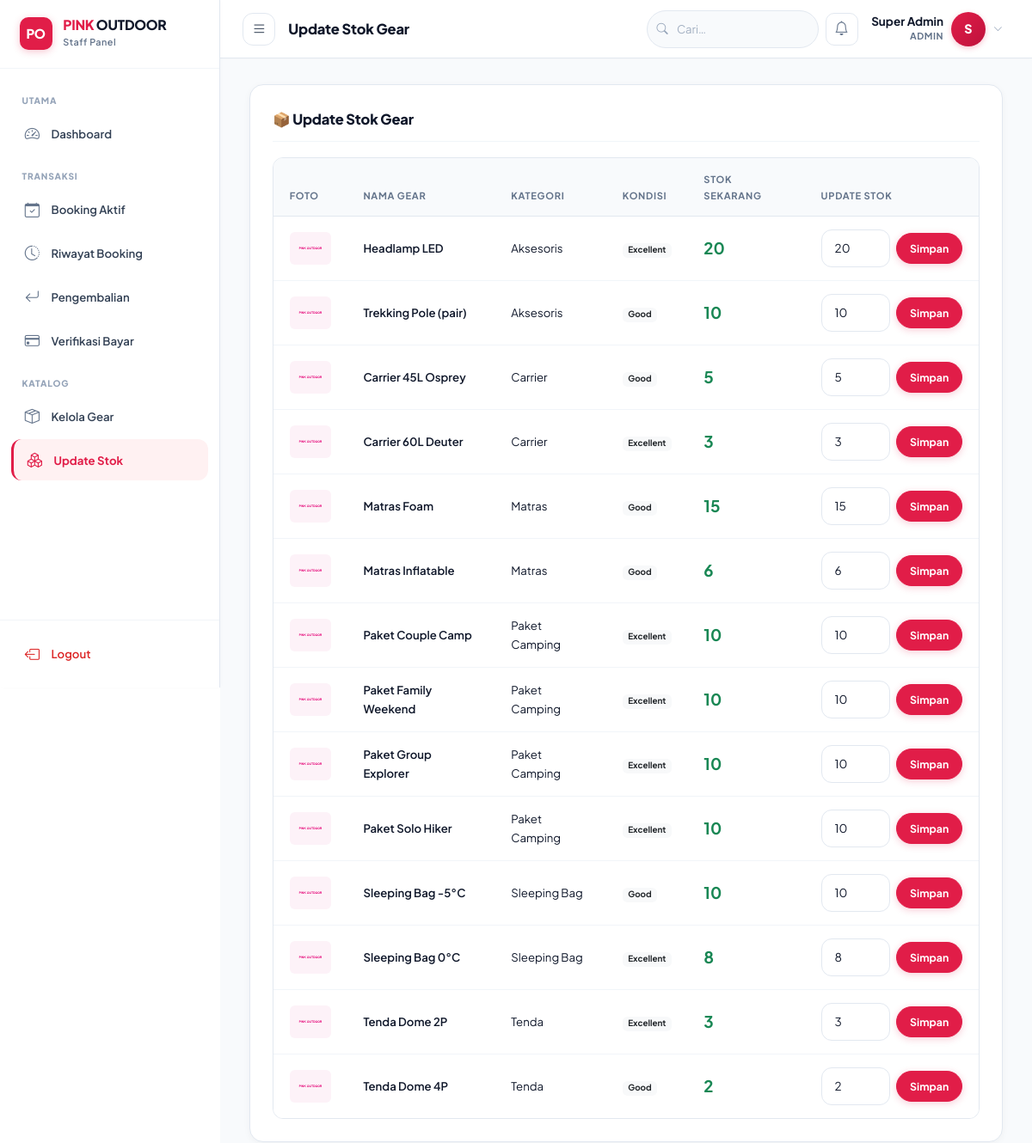
The page /staff/stock.php (signed in) on the database its author committed.
### tables this page shows
CREATE TABLE IF NOT EXISTS `products` (
  `id`            INT(11) NOT NULL AUTO_INCREMENT,
  `category_id`   INT(11) NOT NULL,
  `name`          VARCHAR(150) NOT NULL,
  `description`   TEXT DEFAULT NULL,
  `price_per_day` DECIMAL(10,2) NOT NULL,
  `stock`         INT(11) NOT NULL DEFAULT 1,
  `condition`     ENUM('excellent','good','fair') NOT NULL DEFAULT 'good',
  `image`         VARCHAR(255) DEFAULT 'no-image.png',
  `status`        ENUM('available','unavailable') NOT NULL DEFAULT 'available',
  `created_at`    TIMESTAMP DEFAULT CURRENT_TIMESTAMP,
  `updated_at`    TIMESTAMP DEFAULT CURRENT_TIMESTAMP ON UPDATE CURRENT_TIMESTAMP,
  PRIMARY KEY (`id`),
  FOREIGN KEY (`category_id`) REFERENCES `categories`(`id`) ON DELETE CASCADE
);

CREATE TABLE IF NOT EXISTS `categories` (
  `id`         INT(11) NOT NULL AUTO_INCREMENT,
  `name`       VARCHAR(100) NOT NULL,
  `slug`       VARCHAR(100) NOT NULL UNIQUE,
  `icon`       VARCHAR(50) DEFAULT 'bi-box',
  `created_at` TIMESTAMP DEFAULT CURRENT_TIMESTAMP,
  PRIMARY KEY (`id`)
);

### staff/stock.php (the view, shortened to what this page needs)
<?php
require_once '../config/config.php';
$products = $conn->query("
    SELECT p.*, c.name AS cat_name
    FROM products p JOIN categories c ON p.category_id = c.id
    ORDER BY c.name, p.name
")->fetch_all(MYSQLI_ASSOC);
include '../config/partials/head.php';
?>
<div class="d-flex">
  <?php include '../config/partials/sidebar_staff.php'; ?>
  <div class="dashboard-wrapper flex-grow-1">
    <?php include '../config/partials/topbar.php'; ?>
    <div class="dashboard-content">
      <div class="section-card">
        <div class="section-title">📦 Update Stok Gear</div>
        <div class="table-responsive">
          <table class="table table-custom table-hover mb-0">
            <thead>
              <tr><th>Foto</th><th>Nama Gear</th><th>Kategori</th><th>Kondisi</th><th>Stok Sekarang</th><th>Update Stok</th></tr>
            </thead>
            <tbody>
              <?php foreach ($products as $p): ?>
              <tr>
                <td>
                  <img src="<?= BASE_URL ?>uploads/gear/<?= htmlspecialchars($p['image']) ?>"
                       width="50" height="38"
                       style="object-fit:cover;border-radius:6px;"
                       onerror="this.onerror=null;this.src='../assets/img/no-image.svg'">
                </td>
                <td class="fw-600"><?= htmlspecialchars($p['name']) ?></td>
                <td><?= htmlspecialchars($p['cat_name']) ?></td>
                <td>
                  <span class="badge bg-light text-dark"><?= ucfirst(htmlspecialchars($p['condition'])) ?></span>
                </td>
                <td>
                  <span class="fw-700 <?= (int)$p['stock'] === 0 ? 'text-danger' : 'text-success' ?> fs-5">
                    <?= (int)$p['stock'] ?>
                  </span>
                </td>
                <td>
                  <form method="POST" class="d-flex gap-2 align-items-center">
                    <input type="number" name="stock" class="form-control form-control-sm"
                           style="width:80px;" value="<?= (int)$p['stock'] ?>" min="0" required>
                    <button type="submit" class="btn btn-sm btn-pink py-1 px-3"
                            onclick="return confirm('Update stok <?= addslashes(htmlspecialchars($p['name'])) ?>?')">
                      Simpan
                    </button>
                  </form>
                </td>
              </tr>
              <?php endforeach; ?>
            </tbody>
          </table>
        </div>
      </div>
    </div>
  </div>
</div>
<?php include '../config/partials/scripts.php'; ?>

### assets/css/style.css (style rules this page uses)
:root { --pink: #e11d48; --pink-hover: #be123c; --pink-light: #f43f5e; --pink-subtle: #fff1f2; --pink-border: #ffe4e6; --pink-glow: rgba(225, 29, 72, 0.12); --bg: #ffffff; --bg-subtle: #f8fafc; --surface: #ffffff; --surface-2: #f8fafc; --surface-3: #f1f5f9; --surface-dark: #0f172a; --surface-dark-2: #1e293b; --overlay: rgba(255, 255, 255, 0.96); --text-primary: #0f172a; --text-secondary: #334155; --text-muted: #64748b; --text-light: #94a3b8; --text-invert: #ffffff; --border: #e2e8f0; --border-light: #f1f5f9; --border-subtle: #f8fafc; --border-strong: #cbd5e1; --border-dark: #334155; --success: #059669; --success-bg: #ecfdf5; --success-border: #a7f3d0; --warning: #d97706; --warning-bg: #fffbeb; --warning-border: #fde68a; --danger: #dc2626; --danger-bg: #fef2f2; --danger-border: #fecaca; --info: #2563eb; --info-bg: #eff6ff; --info-border: #bfdbfe; --radius-xs: 4px; --radius-sm: 8px; --radius: 12px; --radius-lg: 16px; --radius-xl: 20px; --radius-pill: 9999px; --shadow-xs: 0 1px 2px 0 rgba(15, 23, 42, 0.03); --shadow-sm: 0 2px 4px 0 rgba(15, 23, 42, 0.04), 0 1px 2px -1px rgba(15, 23, 42, 0.03); --shadow: 0 4px 12px -2px rgba(15, 23, 42, 0.05), 0 2px 4px -2px rgba(15, 23, 42, 0.03); --shadow-card: 0 2px 8px rgba(0, 0, 0, 0.04); --shadow-md: 0 8px 20px -4px rgba(15, 23, 42, 0.06), 0 4px 8px -4px rgba(15, 23, 42, 0.03); --shadow-lg: 0 12px 28px -6px rgba(15, 23, 42, 0.07), 0 6px 12px -4px rgba(15, 23, 42, 0.03); --shadow-xl: 0 20px 35px -8px rgba(15, 23, 42, 0.09), 0 8px 16px -6px rgba(15, 23, 42, 0.04); --font: 'Plus Jakarta Sans', -apple-system, BlinkMacSystemFont, "Segoe UI", Roboto, sans-serif; --trans-fast: 0.15s ease; --trans: 0.2s cubic-bezier(0.16, 1, 0.3, 1); --trans-slow: 0.35s cubic-bezier(0.16, 1, 0.3, 1); --sidebar-w: 256px; --topbar-h: 68px; }
*, *::before, *::after { box-sizing: border-box; margin: 0; padding: 0; }
html { scroll-behavior: smooth; font-size: 15px; }
body { font-family: var(--font); background: var(--bg); color: var(--text-primary); line-height: 1.65; -webkit-font-smoothing: antialiased; -moz-osx-font-smoothing: grayscale; }
img { max-width: 100%; display: block; }
.fw-700 { font-weight: 700 !important; }
.fw-600 { font-weight: 600 !important; }
.btn-pink { display: inline-flex; align-items: center; justify-content: center; gap: 0.5rem; padding: 0.7rem 1.5rem; border-radius: var(--radius-pill); font-weight: 700; font-size: 0.88rem; font-family: var(--font); cursor: pointer; border: 1.5px solid var(--pink); background: var(--pink); color: #fff !important; box-shadow: 0 2px 8px rgba(225, 29, 72, 0.22); transition: all var(--trans); text-decoration: none; white-space: nowrap; touch-action: manipulation; min-height: 44px; }
.btn-pink.btn-sm { padding: 0.45rem 1rem; font-size: 0.82rem; min-height: 36px; border-radius: var(--radius-pill); }
.section-card { background: var(--surface); border: 1px solid var(--border); border-radius: var(--radius-lg); padding: 1.75rem; box-shadow: var(--shadow-card); transition: all var(--trans); color: var(--text-primary); }
.section-title { font-size: 1.1rem; font-weight: 800; color: var(--text-primary); margin-bottom: 1.25rem; padding-bottom: 0.75rem; border-bottom: 1px solid var(--border-light); letter-spacing: -0.2px; }
.form-control, .form-select { border: 1px solid var(--border); background: #ffffff; color: var(--text-primary); border-radius: var(--radius); padding: 0.65rem 1rem; font-family: var(--font); font-size: 0.9rem; transition: border-color var(--trans-fast), box-shadow var(--trans-fast); min-height: 44px; }
.form-control::placeholder { color: var(--text-light); opacity: 0.85; font-size: 0.88rem; }
.table-custom { font-size: 0.88rem; width: 100%; border-collapse: separate; border-spacing: 0; border: 1px solid var(--border); border-radius: var(--radius); overflow: hidden; }
.table-custom thead th { background: var(--bg-subtle); color: var(--text-muted); font-weight: 700; font-size: 0.74rem; letter-spacing: 0.7px; text-transform: uppercase; border-bottom: 1px solid var(--border); padding: 1rem 1.25rem; }
.table-custom td { padding: 1rem 1.25rem; vertical-align: middle; border-bottom: 1px solid var(--border-light); color: var(--text-primary); }
.table-custom tbody tr:last-child td { border-bottom: none; }
.dashboard-wrapper { flex-grow: 1; min-width: 0; overflow-x: hidden; }
.dashboard-content { padding: 2rem 2.25rem; background: var(--bg-subtle); min-height: calc(100vh - var(--topbar-h)); }

### rows shown on the page
products: image (placeholder picture), name "Headlamp LED", category.name "Aksesoris", condition "Excellent", stock "20"
products: image (placeholder picture), name "Trekking Pole (pair)", category.name "Aksesoris", condition "Good", stock "10"
products: image (placeholder picture), name "Carrier 45L Osprey", category.name "Carrier", condition "Good", stock "5"
products: image (placeholder picture), name "Carrier 60L Deuter", category.name "Carrier", condition "Excellent", stock "3"
products: image (placeholder picture), name "Matras Foam", category.name "Matras", condition "Good", stock "15"
products: image (placeholder picture), name "Matras Inflatable", category.name "Matras", condition "Good", stock "6"
products: image (placeholder picture), name "Paket Couple Camp", category.name "Paket Camping", condition "Excellent", stock "10"
products: image (placeholder picture), name "Paket Family Weekend", category.name "Paket Camping", condition "Excellent", stock "10"
products: image (placeholder picture), name "Paket Group Explorer", category.name "Paket Camping", condition "Excellent", stock "10"
products: image (placeholder picture), name "Paket Solo Hiker", category.name "Paket Camping", condition "Excellent", stock "10"
products: image (placeholder picture), name "Sleeping Bag -5°C", category.name "Sleeping Bag", condition "Good", stock "10"
products: image (placeholder picture), name "Sleeping Bag 0°C", category.name "Sleeping Bag", condition "Excellent", stock "8"
products: image (placeholder picture), name "Tenda Dome 2P", category.name "Tenda", condition "Excellent", stock "3"
products: image (placeholder picture), name "Tenda Dome 4P", category.name "Tenda", condition "Good", stock "2"

### other values the page prints
$pageTitle "Update Stok Gear"
getUserName() "Super Admin"
getRole() "ADMIN"
substr(getUserName(), 0, 1) "S"
